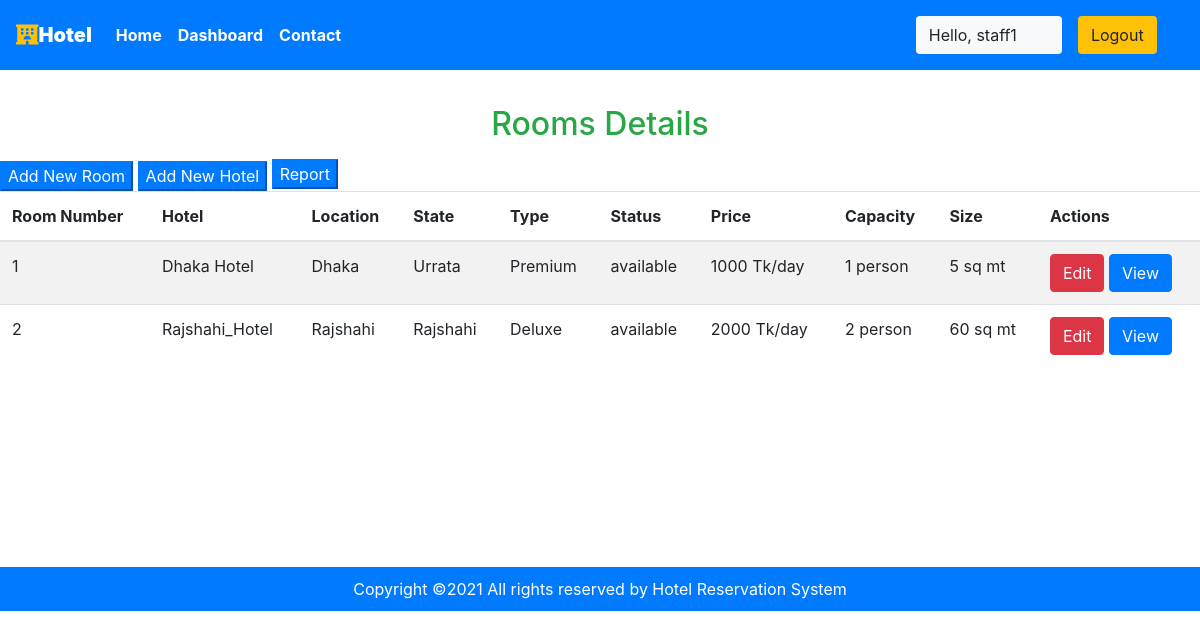
Page /staff/panel (signed in) on the earlier database version.
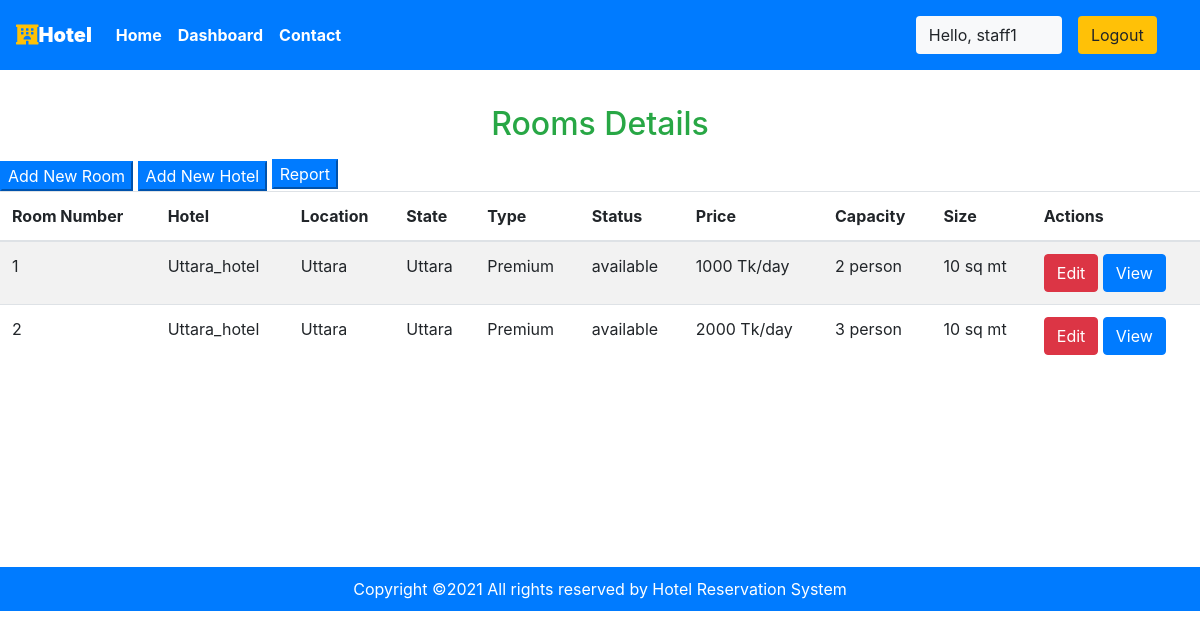
Same page on the later database version.
### main/models.py (models this page shows, shortened)
class Room(models.Model):
    ROOM_STATUS = (
    ("1", "available"),
    ("2", "not available"),
    )
    ROOM_TYPE = (
    ("1", "Premium"),
    ("2", "Deluxe"),
    ("3","Economi"),
    )
    id = models.AutoField(primary_key=True)
    room_type = models.CharField(max_length=50,choices = ROOM_TYPE)
    capacity = models.IntegerField()
    price = models.IntegerField()
    size = models.IntegerField()
    hotel = models.ForeignKey(Hotel, on_delete = models.CASCADE)
    status = models.CharField(choices =ROOM_STATUS,max_length = 15)
    roomnumber = models.IntegerField()
    photo=models.ImageField(upload_to='room/', null=True, blank=True)
    Services=models.CharField(max_length=30,null=True)

class Hotel(models.Model):
    id = models.AutoField(primary_key=True)
    name = models.CharField(max_length=30,null=True)
    owner = models.ForeignKey(CustomUser, blank=True, null=True, on_delete=models.CASCADE)
    location = models.CharField(max_length=50)
    state = models.CharField(max_length=50,null=True)
    country = models.CharField(max_length=50,null=True)
    photo=models.ImageField(upload_to='hotel/', null=True, blank=True)
    def __str__(self):
        return self.name

### main/views.py (the view)
# urls.py: path('staff/panel', views.panel,name="staffpanel"),
@login_required(login_url='/staff')
def panel(request):
    if  request.user.groups.exists():
        user = request.user
        hotell = Hotel.objects.filter(owner=user)
        totall_rooms = []
        for hotels in hotell:
            room = Room.objects.filter(hotel=hotels)
            totall_rooms += room
        total_rooms = len(totall_rooms)
        hotel = Hotel.objects.filter(owner=user)
        response = render(request,'staff/panel.html',{'name':hotel,'rooms':totall_rooms,'total_rooms':total_rooms})
        return HttpResponse(response)
    else:
        messages.success(request,"Access Denied")
        return redirect('homepage')

### main/templatetags/app_tags.py (called while the page is built)
@register.filter(name='has_group')
def has_group(user, group_name):
    group = Group.objects.get(name=group_name)
    return True if group in user.groups.all() else False

### templates/staff/panel.html (shortened to what this page needs)
{% extends 'basic.html' %} {% block title %} staff panel {% endblock title %}
{% block body %}
<h2 class="text-center pb-2" style="color: #28a745; padding-top: 35px;">Rooms Details</h2>
<button
  class="btn-group btn-primary"
  data-toggle="modal"
  data-target="#newroom"
>
  Add New Room
</button>
<button
  class="btn-group btn-primary"
  data-toggle="modal"
  data-target="#newlocation">
  Add New Hotel
</button>
<button class="btn-primary"> <a href="{% url 'pdf' %}" style="color: #fff; text-decoration: none;">Report </a>  </button>
<table class="table table-striped">
  <thead>
    <th>Room Number</th>
    <th>Hotel</th>
    <th>Location</th>
    <th>State</th>
    <th>Type</th>
    <th>Status</th>
    <th>Price</th>
    <th>Capacity</th>
    <th>Size</th>
    <th colspan="2">Actions</th>
  </thead>
  {% if rooms %} {% for each_room in rooms %}
  <tr>
    <td>{{each_room.roomnumber}}</td>
    <td>{{each_room.hotel}}</td>
    <td>{{each_room.hotel.location}}</td>
    <td>{{each_room.hotel.state}}</td>
    <td>{{each_room.get_room_type_display}}</td>
    <td>{{each_room.get_status_display}}</td>
    <td>{{each_room.price}} Tk/day</td>
    <td>{{each_room.capacity}} person</td>
    <td>{{each_room.size}} sq mt</td>
    <td colspan="2">
      <a href="/staff/panel/edit-room?roomid={{each_room.id}}"
        ><button class="btn btn-danger">Edit</button></a
      >
      <a href="/staff/panel/view-room?roomid={{each_room.id}}"
        ><button class="btn btn-primary">View</button></a
      >
    </td>
  </tr>
  {% endfor %} {% endif %}
</table>
<footer class="" style="text-align: center;">
            <div class="abc" style="background-color: #007BFF; margin-top: 200px; ">
              <p style="padding:10px; color: #fff; margin: 0;">
                Copyright &copy;<script>document.write(new Date().getFullYear());</script>
                All rights reserved by Hotel Reservation System
            </p>
            </div>
</footer>
{% endblock body %}

Differences in the rows shown:
removed Room: roomnumber "1", hotel "Dhaka Hotel", hotel.location "Dhaka", hotel.state "Urrata", room_type "Premium", status "available", price "1000", capacity "1", size "5"
removed Room: roomnumber "2", hotel "Rajshahi_Hotel", hotel.location "Rajshahi", hotel.state "Rajshahi", room_type "Deluxe", status "available", price "2000", capacity "2", size "60"
added Room: roomnumber "1", hotel "Uttara_hotel", hotel.location "Uttara", hotel.state "Uttara", room_type "Premium", status "available", price "1000", capacity "2", size "10"
added Room: roomnumber "2", hotel "Uttara_hotel", hotel.location "Uttara", hotel.state "Uttara", room_type "Premium", status "available", price "2000", capacity "3", size "10"
